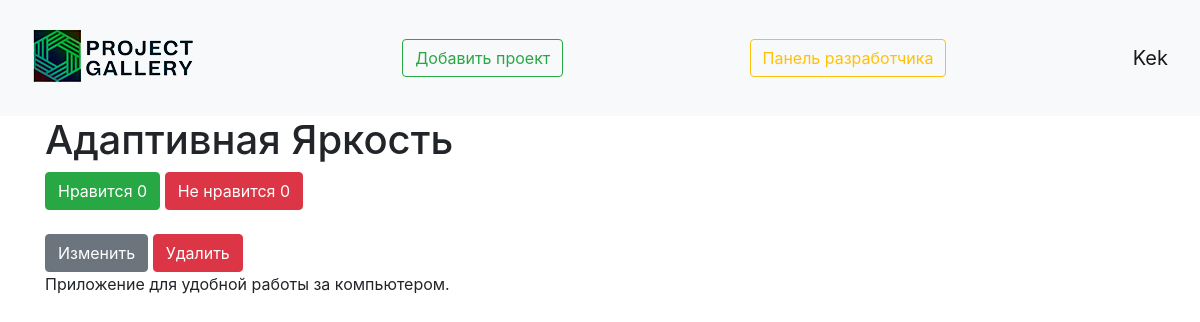
The page /viewing_project/13 (signed in) on the database as committed earlier.
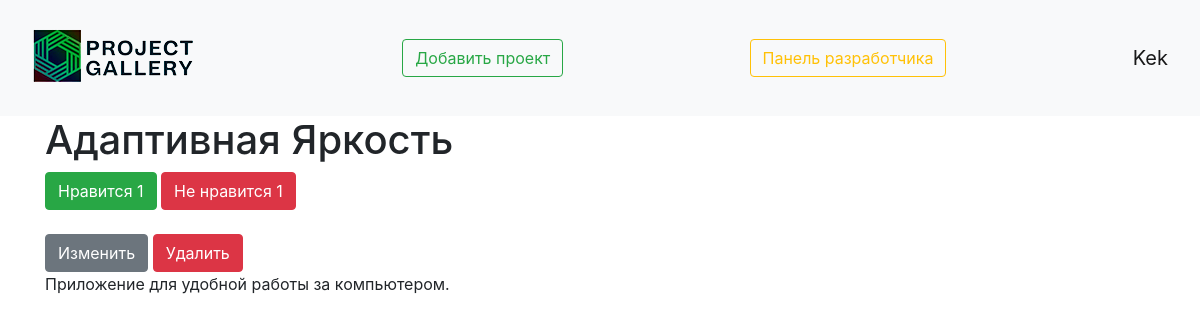
The same page on the database as committed later.
### data/projects.py (models this page shows)
class Projects(SqlAlchemyBase, SerializerMixin):
    __tablename__ = 'projects'
    id = sqlalchemy.Column(sqlalchemy.Integer,
                           primary_key=True, autoincrement=True)
    title = sqlalchemy.Column(sqlalchemy.String, nullable=True)
    content = sqlalchemy.Column(sqlalchemy.String, nullable=True)
    created_date = sqlalchemy.Column(sqlalchemy.DateTime,
                                     default=datetime.datetime.now)
    is_private = sqlalchemy.Column(sqlalchemy.Boolean, default=True)
    is_confirmed = sqlalchemy.Column(sqlalchemy.Boolean, nullable=True, default=False)
    is_deleted = sqlalchemy.Column(sqlalchemy.Boolean, nullable=True, default=False)
    image = sqlalchemy.Column()
    like = sqlalchemy.Column(sqlalchemy.Integer, default=0)
    dislike = sqlalchemy.Column(sqlalchemy.Integer, default=0)
    user_id = sqlalchemy.Column(sqlalchemy.Integer,
                                sqlalchemy.ForeignKey("users.id"))
    user = orm.relation('User')

### main.py (the view)
@app.route('/viewing_project/<int:id>', methods=['GET', 'POST'])
@login_required
def viewing_project(id):
    db_sess = db_session.create_session()
    projects = db_sess.query(Projects).filter(Projects.id == id).first()
    return render_template("viewing_project.html", projects=projects)

### data/db_session.py (called while the page is built)
def create_session() -> Session:
    global __factory
    return __factory()

### main.py (called while the page is built)
@login_manager.user_loader
def load_user(user_id):
    db_sess = db_session.create_session()
    return db_sess.query(User).get(user_id)

### templates/viewing_project.html (shortened to what this page needs)
{% extends "base.html" %}
{% block content %}
<h1>{{ projects.title }}</h1>
<div>
    <a href="/like_projects/{{ projects.id }}" class="btn btn-success">
        Нравится {{ projects.like }}
    </a>
    <a href="/dislike_projects/{{ projects.id }}" class="btn btn-danger">
        Не нравится {{ projects.dislike }}
    </a>
</div><br>
{% if current_user.is_authenticated and current_user == projects.user %}
    <div>
        <a href="/projects/{{ projects.id }}" class="btn btn-secondary">
            Изменить
        </a>
        <a href="/projects_delete/{{ projects.id }}" class="btn btn-danger">
            Удалить
        </a>
    </div>
{% endif %}
<p>{{ projects.content }}</p>
{% endblock %}

Rows that differ between the two databases and show on the page:
changed Projects "Адаптивная Яркость": like "0" → "1"; dislike "0" → "1"
